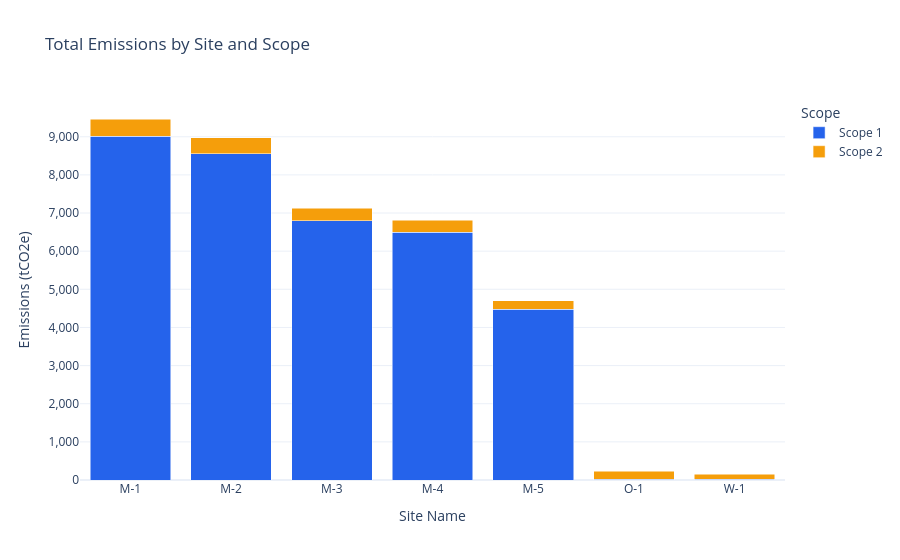

The notebook cell saved with this chart:
### Code cell
# Chart 2: Site emissions, stacked by scope

site_scope = (
    esg_df.groupby(["Site Name", "Scope Label"], as_index=False)[EMISSIONS]
    .sum()
)

site_order = site_summary.index.tolist()

fig2 = px.bar(
    site_scope,
    x="Site Name",
    y=EMISSIONS,
    color="Scope Label",
    barmode="stack",
    category_orders={"Site Name": site_order},
    color_discrete_map=scope_colors,
    title="Total Emissions by Site and Scope",
    labels={
        EMISSIONS: "Emissions (tCO2e)",
        "Scope Label": "Scope",
    },
)

fig2.update_yaxes(tickformat=",.0f")
fig2.update_traces(
    hovertemplate=(
        "Site: %{x}<br>"
        "Emissions: %{y:,.2f} tCO2e"
        "<extra>%{fullData.name}</extra>"
    )
)

### Figure 1 — Plotly figure (JSON) as saved in the notebook; plotly's stock layout.template omitted (floating-point values rounded to 4 significant figures)
{"data": [{"hovertemplate": "Site: %{x}<br>Emissions: %{y:,.2f} tCO2e<extra>%{fullData.name}</extra>", "legendgroup": "Scope 1", "marker": {"color": "#2563EB", "pattern": {"shape": ""}}, "name": "Scope 1", "orientation": "v", "showlegend": true, "textposition": "auto", "type": "bar", "x": ["M-1", "M-2", "M-3", "M-4", "M-5", "O-1", "W-1"], "xaxis": "x", "y": [9019.0, 8554.0, 6799.0, 6500.0, 4482.0, 17.54, 25.29], "yaxis": "y"}, {"hovertemplate": "Site: %{x}<br>Emissions: %{y:,.2f} tCO2e<extra>%{fullData.name}</extra>", "legendgroup": "Scope 2", "marker": {"color": "#F59E0B", "pattern": {"shape": ""}}, "name": "Scope 2", "orientation": "v", "showlegend": true, "textposition": "auto", "type": "bar", "x": ["M-1", "M-2", "M-3", "M-4", "M-5", "O-1", "W-1"], "xaxis": "x", "y": [446.3, 420.9, 328.5, 306.6, 223.7, 218.3, 119.3], "yaxis": "y"}], "layout": {"barmode": "stack", "legend": {"title": {"text": "Scope"}, "tracegroupgap": 0}, "title": {"text": "Total Emissions by Site and Scope"}, "xaxis": {"anchor": "y", "categoryarray": ["M-1", "M-2", "M-3", "M-4", "M-5", "O-1", "W-1"], "categoryorder": "array", "domain": [0, 1], "title": {"text": "Site Name"}}, "yaxis": {"anchor": "x", "domain": [0, 1], "tickformat": ",.0f", "title": {"text": "Emissions (tCO2e)"}}}}
